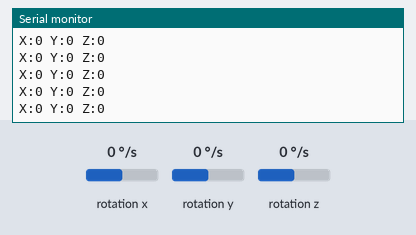
This sketch was run on a simulated Arduino Uno, built with avr-gcc and run on an emulated ATmega328P. Shown: the last lines printed to the serial monitor. Wiring (inferred from the names in the program): L3G4200D gyroscope at I2C address 0x6B. The test bench sets the inputs (shaded band); at power-on: rotation x 0 °/s, rotation y 0 °/s, rotation z 0 °/s.

Above: at 1.3 s.
1.4 s: rotation x set to -192 °/s
At 1.45 s:
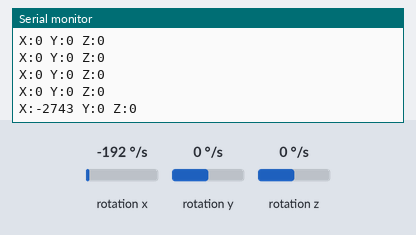
2.9 s: rotation y set to -192 °/s
At 2.9 s:
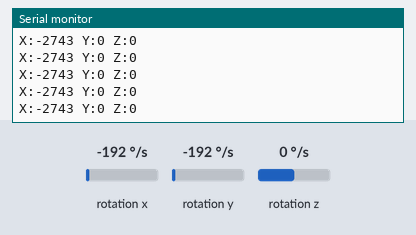
5.9 s: rotation x set to 0 °/s
At 5.9 s:
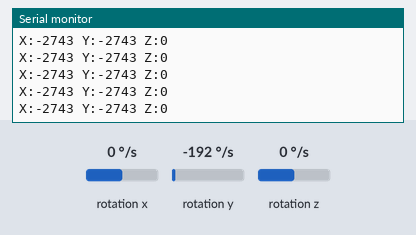
8.9 s: rotation z set to 12 °/s
At 9.0 s:
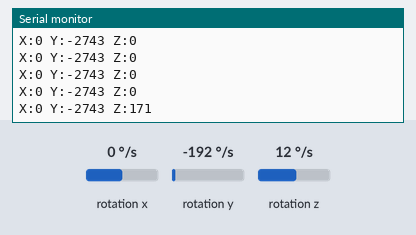

The sketch:

I2C_3axis_gyro.ino
```cpp
#include <Wire.h>
#define CTRL_REG1 0x20
#define CTRL_REG2 0x21
#define CTRL_REG3 0x22
#define CTRL_REG4 0x23
#define CTRL_REG5 0x24

int L3GD20_Address = 0x6B; //I2C address of the L3GD20

int x;
int y;
int z;

void setup(){

  Wire.begin();
  Serial.begin(9600);

  Serial.println("starting up L3GD20");
  setupL3GD20(2000); // Configure L3GD20  - 250, 500 or 2000 deg/sec
  delay(100); //wait for the sensor to be ready
}

void loop(){
  getGyroValues();  // This will update x, y, and z with new values

  Serial.print("X:");
  Serial.print(x);

  Serial.print(" Y:");
  Serial.print(y);

  Serial.print(" Z:");
  Serial.println(z);

  delay(100); //Just here to slow down the serial to make it more readable
}

void getGyroValues(){

  byte xMSB = readRegister(L3GD20_Address, 0x29);
  byte xLSB = readRegister(L3GD20_Address, 0x28);
  x = ((xMSB << 8) | xLSB);

  byte yMSB = readRegister(L3GD20_Address, 0x2B);
  byte yLSB = readRegister(L3GD20_Address, 0x2A);
  y = ((yMSB << 8) | yLSB);

  byte zMSB = readRegister(L3GD20_Address, 0x2D);
  byte zLSB = readRegister(L3GD20_Address, 0x2C);
  z = ((zMSB << 8) | zLSB);
}

int setupL3GD20(int scale){
  //From  Jim Lindblom of Sparkfun's code

  // Enable x, y, z and turn off power down:
  writeRegister(L3GD20_Address, CTRL_REG1, 0b00001111);

  // If you'd like to adjust/use the HPF, you can edit the line below to configure CTRL_REG2:
  writeRegister(L3GD20_Address, CTRL_REG2, 0b00000000);

  // Configure CTRL_REG3 to generate data ready interrupt on INT2
  // No interrupts used on INT1, if you'd like to configure INT1
  // or INT2 otherwise, consult the datasheet:
  writeRegister(L3GD20_Address, CTRL_REG3, 0b00001000);

  // CTRL_REG4 controls the full-scale range, among other things:

  if(scale == 250){
    writeRegister(L3GD20_Address, CTRL_REG4, 0b00000000);
  }else if(scale == 500){
    writeRegister(L3GD20_Address, CTRL_REG4, 0b00010000);
  }else{
    writeRegister(L3GD20_Address, CTRL_REG4, 0b00110000);
  }

  // CTRL_REG5 controls high-pass filtering of outputs, use it
  // if you'd like:
  writeRegister(L3GD20_Address, CTRL_REG5, 0b00000000);
}

void writeRegister(int deviceAddress, byte address, byte val) {
    Wire.beginTransmission(deviceAddress); // start transmission to device
    Wire.write(address);       // send register address
    Wire.write(val);         // send value to write
    Wire.endTransmission();     // end transmission
}

int readRegister(int deviceAddress, byte address){

    int v;
    Wire.beginTransmission(deviceAddress);
    Wire.write(address); // register to read
    Wire.endTransmission();

    Wire.requestFrom(deviceAddress, 1); // read a byte

    while(!Wire.available()) {
        // waiting
    }
    v = Wire.read();
    return v;
}
```

Measured:
- after the input at 1.4 s, the serial monitor: prints a new line after 0.05 s (image 1)
- after the input at 8.9 s, the serial monitor: prints a new line after 0.09 s (image 4)
